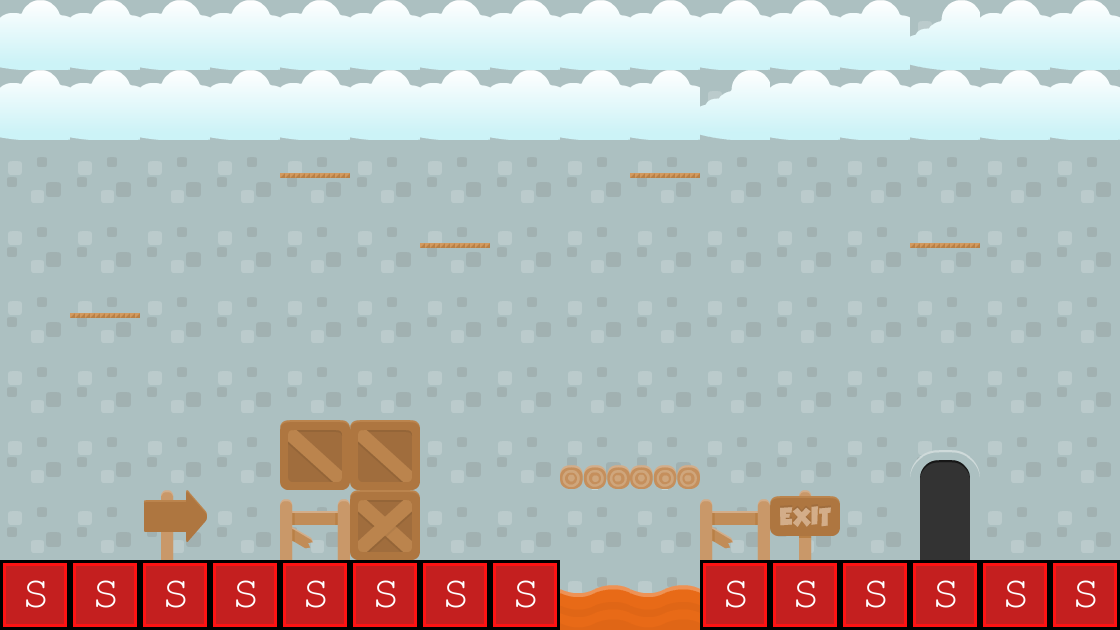

The image is a tile-based game level rendered from a .tmx file. Its description and source (layers, tilesets, objects; grid data summarised) follow:
An orthogonal 16x9 tile map with 70x70 px tiles, 5 tile layers (background3, background2, background1, collision, ...), 3 tilesets and 3 objects (levelTrigger).

<map version="1.0" orientation="orthogonal" width="16" height="9" tilewidth="70" tileheight="70" backgroundcolor="#00ffff">
 <tileset firstgid="1" name="background-tiles" tilewidth="70" tileheight="70">
  <image source="../img/background-tiles.png" width="910" height="910" />
 </tileset>
 <tileset firstgid="170" name="meta-tiles" tilewidth="70" tileheight="70">
  <properties>
   <property name="type" value="Solid" />
  </properties>
  <image source="../img/meta-tiles.png" width="350" height="70" />
  <tile id="4">
   <properties>
    <property name="type" value="solid" />
   </properties>
  </tile>
 </tileset>
 <tileset firstgid="175" name="cloud-tiles" tilewidth="70" tileheight="70">
  <image source="../img/cloud-tiles.png" width="387" height="71" />
 </tileset>
 <layer name="background3" width="16" height="9">
  <data>[144 cells, 4 non-empty, 1 distinct tile ids]</data>
 </layer>
 <layer name="background2" width="16" height="9">
  <data>[144 cells, 144 non-empty, 2 distinct tile ids]</data>
 </layer>
 <layer name="background1" width="16" height="9">
  <data>[144 cells, 50 non-empty, 9 distinct tile ids]</data>
 </layer>
 <layer name="collision" width="16" height="9">
  <data>[144 cells, 14 non-empty, 1 distinct tile ids]</data>
 </layer>
 <objectgroup name="trigger-entities" width="16" height="9">
  <object name="levelTrigger" x="910" y="420" width="70" height="142">
   <properties>
    <property name="level" value="word1-2" />
    <property name="xSpawn" value="400" />
    <property name="ySpawn" value="0" />
   </properties>
  </object>
  <object x="972" y="552" width="6" />
  <object x="980" y="556" width="2" height="2" />
 </objectgroup>
 <layer name="foreground1" width="16" height="9">
  <data>[144 cells, 14 non-empty, 7 distinct tile ids]</data>
 </layer>
</map>
